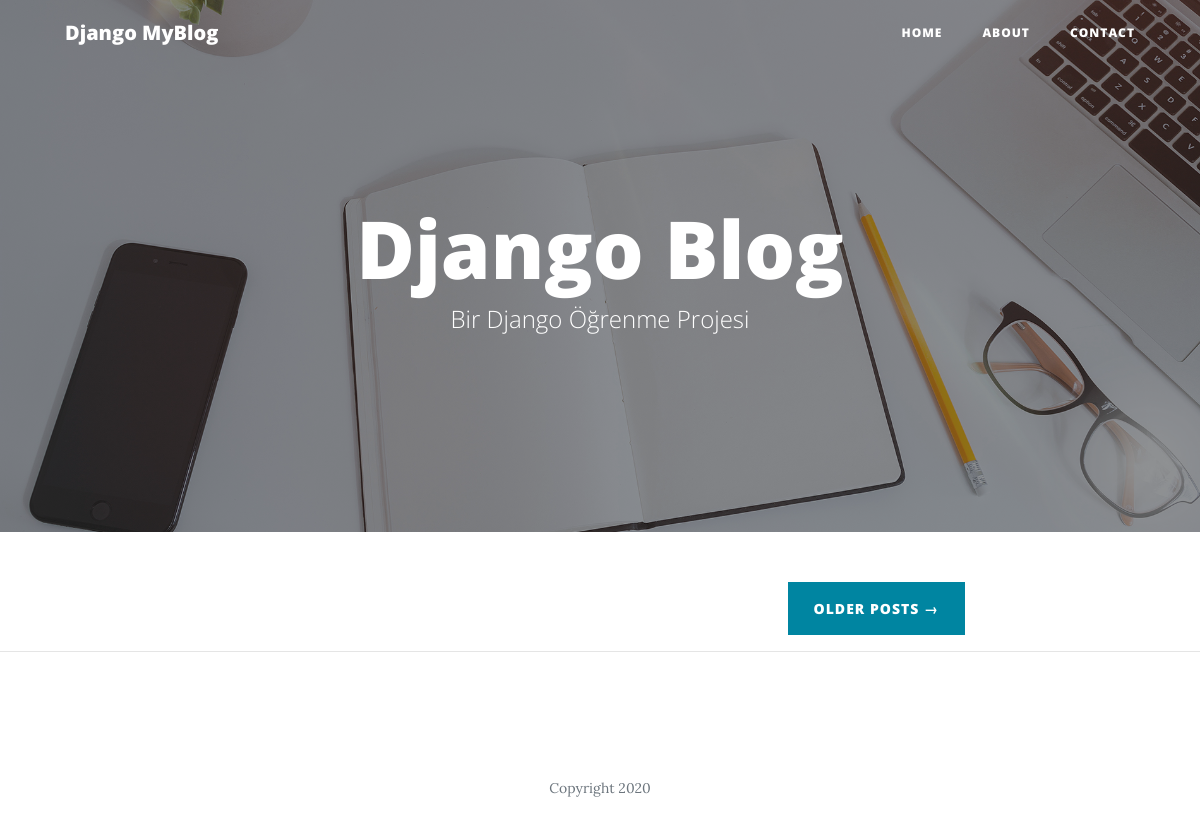
The app's page /, older data.
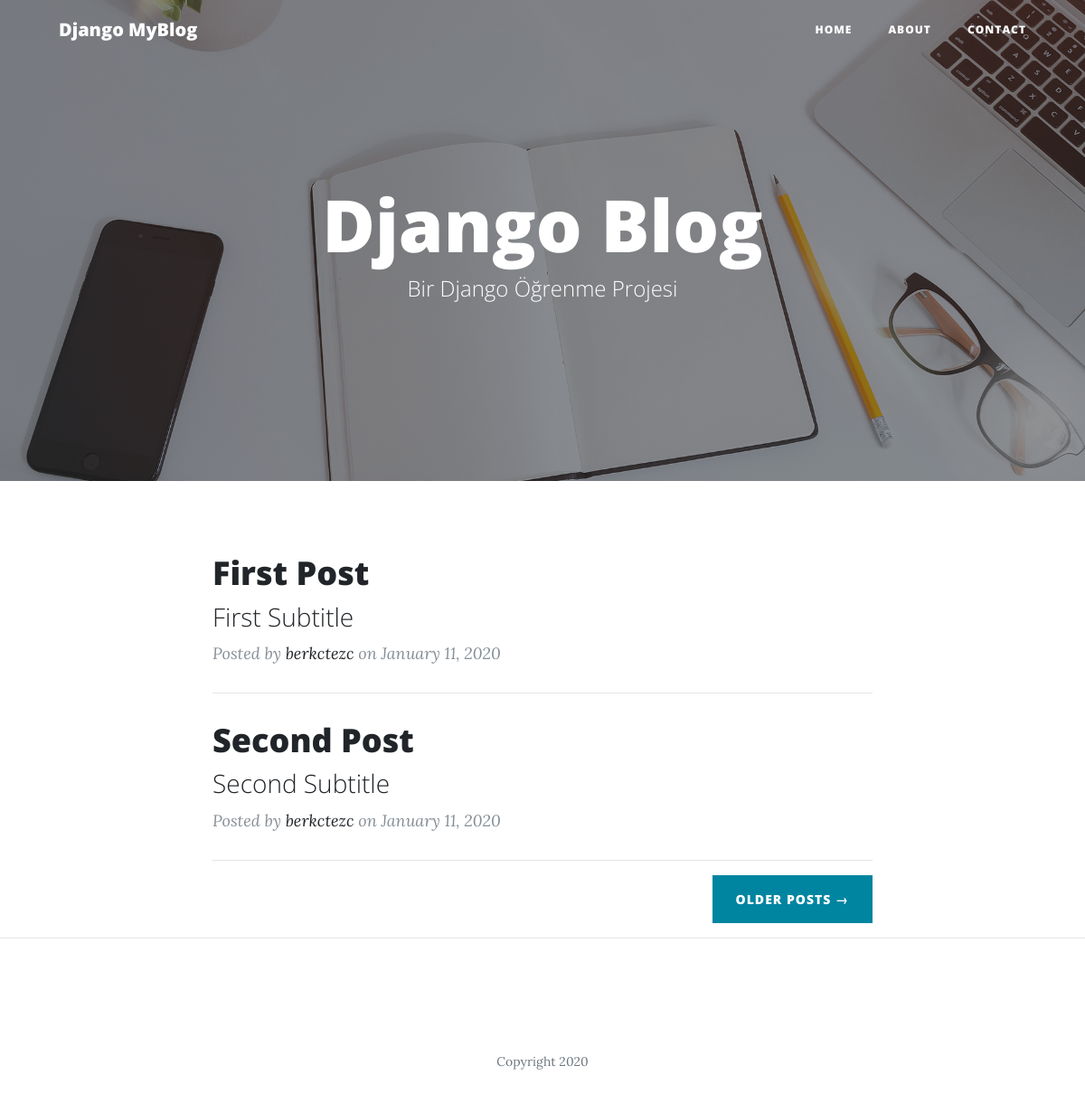
The same page, newer data.
### blog/models.py (models this page shows, shortened)
class Post(models.Model):
    title = models.CharField(max_length=100)
    subtitle = models.CharField(max_length=100)
    content = models.TextField()  # iceriklerimiz yazi alanı kullanacak
    author = models.ForeignKey(  # coktan tekile ilişki ( bir kullanıcı bir çok içerik üretebilir)
        'auth.User',  # django tarafından oluşturulmuş kullanıcı bilgisi
        on_delete=models.CASCADE,  # olusturan kullanıcı silme islemi gerceklestirebilir
    )
    date = models.DateTimeField(auto_now_add=True)
    image = models.ImageField(upload_to='images/', null=True)

### blog/views.py (the view)
# urls.py: path('', BlogPageView.as_view(), name='index'),
class BlogPageView(ListView):
    model = Post
    template_name = 'index.html'

### templates/index.html
{% extends 'base.html' %} {% block content %} {% load static %}
<header
  class="masthead"
  style="background-image: url( {% static 'img/home-bg.jpg' %})"
>
  <div class="overlay"></div>
  <div class="container">
    <div class="row">
      <div class="col-lg-8 col-md-10 mx-auto">
        <div class="site-heading">
          <h1>Django Blog</h1>
          <span class="subheading">Bir Django Öğrenme Projesi</span>
        </div>
      </div>
    </div>
  </div>
</header>
<div class="container">
  <div class="row">
    <div class="col-lg-8 col-md-10 mx-auto">
      {% for post in object_list %}
      <div class="post-preview">
        <a href="{% url 'post' post.pk %}">
          <h2 class="post-title">
            {{ post.title }}
          </h2>
          <h3 class="post-subtitle">
            {{ post.subtitle }}
          </h3>
        </a>
        <p class="post-meta">
          Posted by
          <a href="#">{{ post.author }}</a>
          on {{ post.date|date:"F d, Y" }}
        </p>
      </div>
      <hr />
      {% endfor %}
      <div class="clearfix">
        <a class="btn btn-primary float-right" href="#">Older Posts &rarr;</a>
      </div>
    </div>
  </div>
</div>
<hr />
{% endblock content %}

Row changes from the older to the newer data that the page shows:
added Post: title "First Post", subtitle "First Subtitle", author "berkctezc", date "January 11, 2020"
added Post: title "Second Post", subtitle "Second Subtitle", author "berkctezc", date "January 11, 2020"
